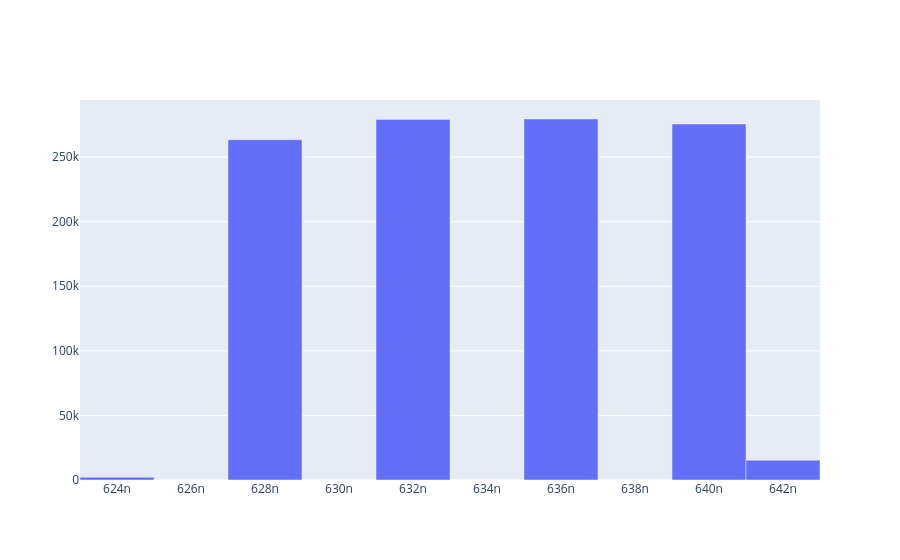

Notebook code cell kept with this figure:
### Code cell
nbin = 10
count, edges = np.histogram( data , bins = 7, density=False)
count1, edges1 = np.histogram(data_700, bins = 5)
count2, edges2 = np.histogram(data_26_02, bins = 10)
fig = go.Figure()
# fig.add_trace(go.Bar(x=edges[:-1],  y=count,   name='error1', width=np.diff(edges)))
# fig.add_trace(go.Bar(x= edges1, y = count1, name = '700ns', width = np.diff(edges1)))
fig.add_trace(go.Bar(x= edges2, y = count2, name = '26_02', width = np.diff(edges2)))
fig.update_layout(bargap = 0)

### Figure 1 — Plotly figure (JSON) as saved in the notebook; plotly's stock layout.template omitted (floating-point values rounded to 4 significant figures)
{"data": [{"name": "26_02", "type": "bar", "width": [2e-09, 2e-09, 2e-09, 2e-09, 2e-09, 2e-09, 2e-09, 2e-09, 2e-09, 2e-09], "x": [6.24e-07, 6.26e-07, 6.28e-07, 6.3e-07, 6.32e-07, 6.34e-07, 6.36e-07, 6.38e-07, 6.4e-07, 6.42e-07, 6.44e-07], "y": [2097, 0, 263501, 0, 279212, 0, 279548, 0, 275606, 15262]}], "layout": {"bargap": 0}}
